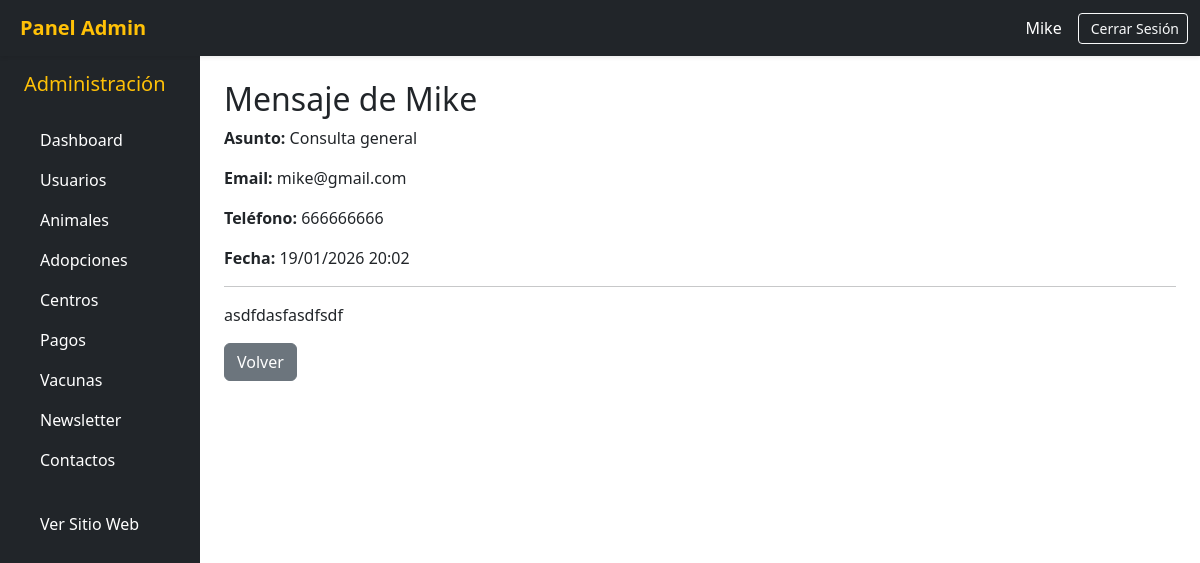
The app's page /admin/contactos_ver.php?id=1 (signed in) with its own data.
### tables this page shows
CREATE TABLE `contactos` (
  `id_contacto` int(11) NOT NULL,
  `nombre` varchar(100) NOT NULL,
  `email` varchar(150) NOT NULL,
  `telefono` varchar(20) DEFAULT NULL,
  `asunto` varchar(200) NOT NULL,
  `mensaje` text NOT NULL,
  `fecha_contacto` datetime DEFAULT current_timestamp(),
  `estado` enum('Pendiente','Respondido','Archivado') DEFAULT 'Pendiente',
  `respuesta` text DEFAULT NULL,
  `fecha_respuesta` datetime DEFAULT NULL
);

### admin/contactos_ver.php (the view, shortened to what this page needs)
<?php
require_once '../includes/config.php';
$id = (int)($_GET['id'] ?? 0);
$stmt = $pdo->prepare("SELECT * FROM contactos WHERE id_contacto = ?");
$stmt->execute([$id]);
$m = $stmt->fetch();
?>
<!DOCTYPE html>
<html lang="es">
<head>
    <link href="https://cdn.jsdelivr.net/npm/bootstrap@5.3.0/dist/css/bootstrap.min.css" rel="stylesheet">
</head>
<body>
<?php include 'header.php'; ?>
<div class="container-fluid">
    <div class="row">
        <?php include 'sidebar.php'; ?>
        <div class="col-md-10 p-4">
            <h2>Mensaje de <?= htmlspecialchars($m['nombre']) ?></h2>
            <p><strong>Asunto:</strong> <?= htmlspecialchars($m['asunto']) ?></p>
            <p><strong>Email:</strong> <?= htmlspecialchars($m['email']) ?></p>
            <p><strong>Teléfono:</strong> <?= htmlspecialchars($m['telefono'] ?? 'No indicado') ?></p>
            <p><strong>Fecha:</strong> <?= date('d/m/Y H:i', strtotime($m['fecha_contacto'])) ?></p>
            <hr>
            <p><?= nl2br(htmlspecialchars($m['mensaje'])) ?></p>
            <a href="contactos.php" class="btn btn-secondary">Volver</a>
        </div>
    </div>
</div>
</body>
</html>

### records on screen
contactos: nombre "Mike", asunto "Consulta general", email "mike@gmail.com", telefono "666666666", fecha_contacto "19/01/2026 20:02", mensaje "asdfdasfasdfsdf"

### other values on screen
$_SESSION['user_name'] "Mike"
